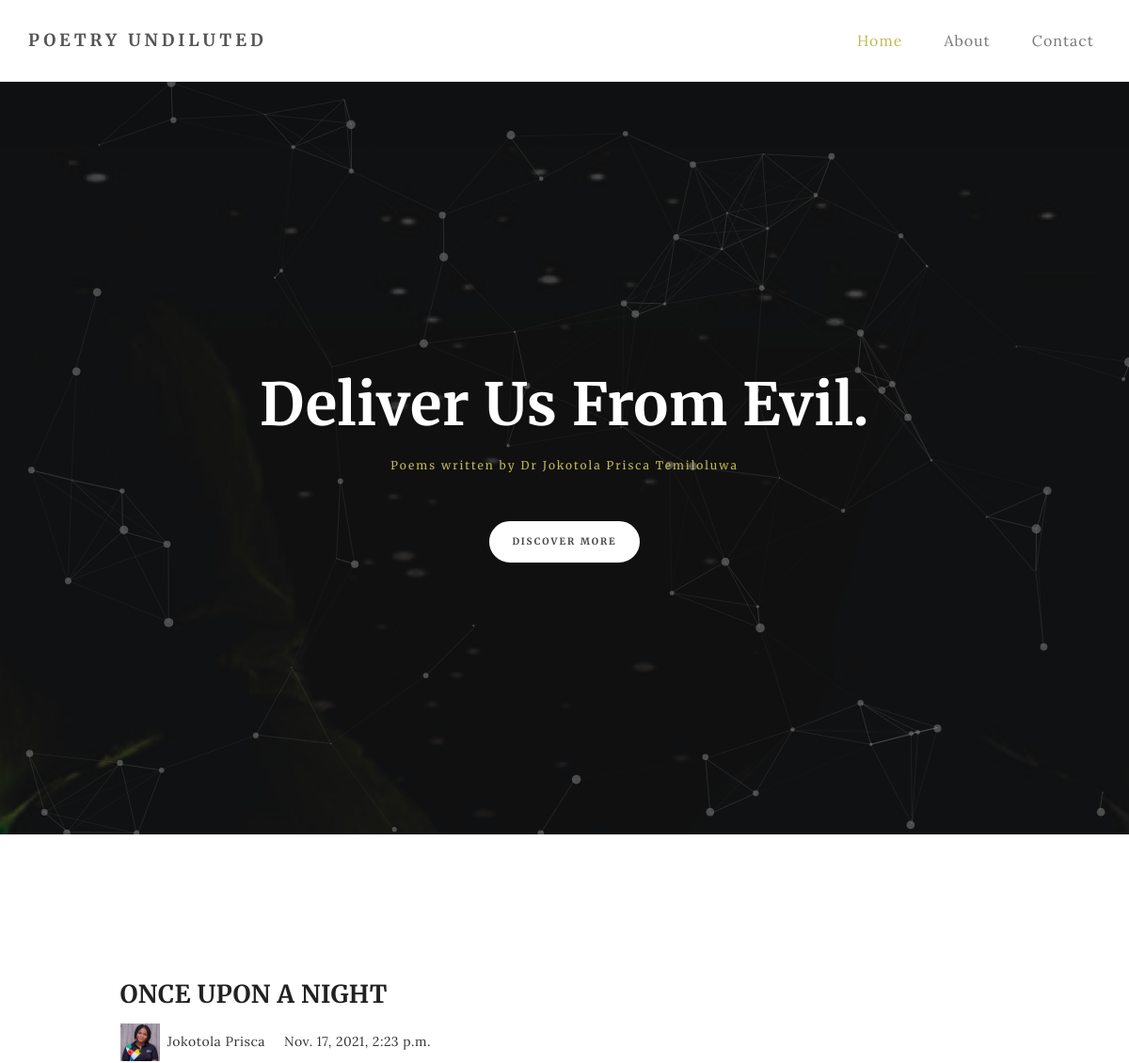
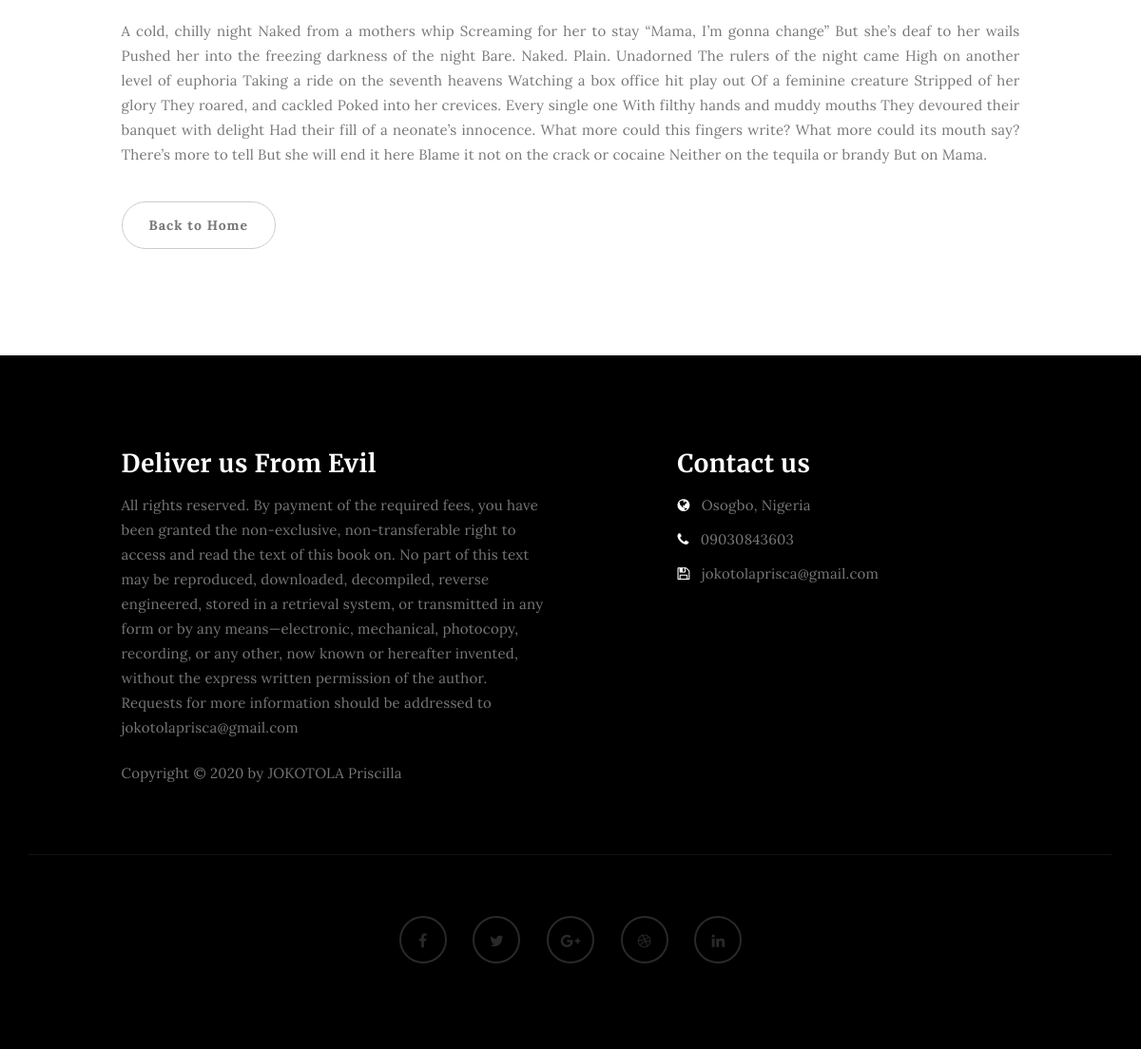
Screenshot of /single_post/2 with the database file from the repository (2 pictures, top to bottom).
### poetry_blog/models.py (models this page shows)
class Blog_Post(models.Model):
    title = models.CharField(max_length=150)
    body = models.CharField(max_length=1000000)
    date_created = models.DateTimeField(default=datetime.now, blank=True)
    blog_images = models.ImageField(blank=True)

### poetry_blog/views.py (the view)
# urls.py: path('single_post/<str:pk>', views.single_post, name='single_post'),
def single_post(request, pk):
    all_posts = Blog_Post.objects.get(id=pk)
    return render(request, 'single_post.html', {'all_posts': all_posts})

### poetry_blog/templates/single_post.html (shortened to what this page needs)
<!DOCTYPE html>
<html lang="en">
<head>
     {% load static %}
<link rel="stylesheet" href='{% static "css/bootstrap.min.css" %}'>
<link rel="stylesheet" href='{% static "css/font-awesome.min.css" %}'>
<link rel="stylesheet" href='{% static "css/style.css" %}'>
</head>
<body>
<div class="navbar navbar-default navbar-static-top" role="navigation">
     <div class="container">
          <div class="navbar-header">
               <a href="index.html" class="navbar-brand">Poetry Undiluted</a>
          </div>
          <div class="collapse navbar-collapse">
               <ul class="nav navbar-nav navbar-right">
                    <li class="active"><a href="">Home</a></li>
                    <li><a href="">About</a></li>
                    <li><a href="">Contact</a></li>
               </ul>
          </div>
  </div>
</div>
<section id="home" class="main-home parallax-section">
     <div id="particles-js"></div>
     <div class="container">
          <div class="row">
               <div class="col-md-12 col-sm-12">
                    <h1>Deliver Us From Evil.</h1>
                    <h4>Poems written by Dr Jokotola Prisca Temiloluwa</h4>
                    <a href="#blog" class="smoothScroll btn btn-default">Discover More</a>
               </div>
          </div>
     </div>
</section>
<section id="blog">
     <div class="container">
          <div class="row">
               <div class="col-md-offset-1 col-md-10 col-sm-12">
                    <div class="blog-post-thumb">
                         <div class="blog-post-image">
                         </div>
                         <div class="blog-post-title">
                              <h3><a href="single_post.html"> {{all_posts.title}} </a></h3>
                         </div>
                         <div class="blog-post-format">
                              <span><a href="#"><img src='{% static "images/author-image1.jpg" class="img-responsive img-circle" %}'> Jokotola Prisca</a></span>
                              <span> {{all_posts.date_created}}</span>
                         </div>
                         <div class="blog-post-des">
                              <p style = 'text-align: justify;' > {{all_posts.body }} </p>
                              <a href="/" class="btn btn-default">Back to Home</a>
                         </div>
                    </div>
                         </div>
                    </div>
               </div>
</section>
<footer>
     <div class="container">
          <div class="row">
               <div class="col-md-5 col-md-offset-1 col-sm-6">
                    <h3>Deliver us From Evil</h3>
                    <p> All rights reserved. By payment of the required fees, you have been granted the non-exclusive, non-transferable right to access and read the text of this book on. No part of this text may be reproduced, downloaded, decompiled, reverse engineered, stored in a retrieval system, or transmitted in any form or by any means—electronic, mechanical, photocopy, recording, or any other, now known or hereafter invented, without the express written permission of the author.
                         <br> Requests for more information should be addressed to jokotolaprisca@gmail.com </p>
                    <div class="footer-copyright">
                         <p>Copyright &copy; 2020 by JOKOTOLA Priscilla</p>
                    </div>
               </div>
               <div class="col-md-4 col-md-offset-1 col-sm-6">
                    <h3>Contact us</h3>
                    <p><i class="fa fa-globe"></i> Osogbo, Nigeria</p>
                    <p><i class="fa fa-phone"></i> 09030843603</p>
                    <p><i class="fa fa-save"></i> jokotolaprisca@gmail.com</p>
               </div>
               <div class="clearfix col-md-12 col-sm-12">
                    <hr>
               </div>
               <div class="col-md-12 col-sm-12">
                    <ul class="social-icon">
                         <li><a href="#" class="fa fa-facebook"></a></li>
                         <li><a href="#" class="fa fa-twitter"></a></li>
                         <li><a href="#" class="fa fa-google-plus"></a></li>
                         <li><a href="#" class="fa fa-dribbble"></a></li>
                         <li><a href="#" class="fa fa-linkedin"></a></li>
                    </ul>
               </div>
          </div>
     </div>
</footer>
</body>
</html>

### poetry_blog/static/css/style.css (style rules this page uses)
body { background: #ffffff; font-family: 'Lora', serif; font-style: normal; font-weight: 300; overflow-x: hidden; }
h1,h2,h3,h4,h5,h6 { font-family: 'Merriweather', serif; font-style: normal; font-weight: bold; letter-spacing: 0.5px; }
h1 { font-size: 62px; padding-bottom: 14px; margin-bottom: 0px; }
h2,h3 { padding-bottom: 6px; }
h3 { font-size: 26px; }
h4 { color: #666; font-size: 12px; font-weight: normal; letter-spacing: 2px; }
p { color: #777; font-size: 15px; font-weight: 300; line-height: 26px; letter-spacing: 0.2px; }
html { -webkit-font-smoothing: antialiased; }
a { color: #4d638c; -webkit-transition: 0.5s; -o-transition: 0.5s; transition: 0.5s; text-decoration: none !important; }
* { -webkit-box-sizing: border-box; -moz-box-sizing: border-box; box-sizing: border-box; }
*:before, *:after { -webkit-box-sizing: border-box; -moz-box-sizing: border-box; box-sizing: border-box; }
#about, #gallery, #contact, #blog, #blog-single-post { padding-top: 60px; padding-bottom: 80px; }
.parallax-section { background-attachment: fixed !important; background-size: cover !important; overflow: hidden; }
.navbar-default { background: #ffffff; margin: 0 !important; padding: 18px 0; }
.navbar-default .navbar-brand { color: #555; font-family: 'Merriweather', serif; font-weight: bold; text-transform: uppercase; letter-spacing: 4px; margin: 0; }
.navbar-default .navbar-nav li a { color: #777; font-size: 16px; letter-spacing: 1px; -webkit-transition: all 0.4s ease-in-out; transition: all 0.4s ease-in-out; padding-right: 22px; padding-left: 22px; }
.navbar-default .navbar-nav li a:hover, .navbar-default .navbar-nav .active > a { color: #bfba55; }
.navbar-default .navbar-nav > .active > a, .navbar-default .navbar-nav > .active > a:hover, .navbar-default .navbar-nav > .active > a:focus { color: #bfba55; background-color: transparent; }
#home { background-size: cover; background-position: center center; color: #ffffff; display: -webkit-box; display: -webkit-flex; display: -ms-flexbox; display: flex; -webkit-box-align: center; -webkit-align-items: center; -ms-flex-align: center; align-items: center; position: relative; text-align: center; }
.main-home { background: url('../images/home-bg.jpg') no-repeat; height: 100vh; }
#particles-js { position: absolute; width: 100%; height: 100vh; top: 0; left: 0; }
#home h4 { color: #bfba55; }
#home .btn { background: #ffffff; border: 2px solid #ffffff; border-radius: 100px; color: #444; font-family: 'Merriweather', serif; font-size: 10px; font-weight: bold; letter-spacing: 2px; text-transform: uppercase; padding: 13px 22px; margin-top: 42px; transition: all 0.4s ease-in-out; }
.blog-post-thumb { border-bottom: 1px solid #f0f0f0; padding-top: 32px; padding-bottom: 62px; margin-bottom: 32px; }
.blog-post-thumb:last-child { border-bottom: 0px; padding-bottom: 32px; margin-bottom: 0px; }
.blog-post-image, .blog-post-video { padding-top: 22px; padding-bottom: 22px; width: 100%; }
.blog-post-title a { color: #222; }
.blog-post-format { padding-bottom: 22px; }
.blog-post-format span { letter-spacing: 0.5px; padding-right: 12px; }
.blog-post-format span a { color: #333; }
.blog-post-format span img { display: inline-block; width: 42px; margin-right: 4px; }
.blog-post-des .btn { border-radius: 100px; color: #777; font-weight: bold; letter-spacing: 1px; padding: 14px 28px; margin-top: 26px; transition: all 0.4s ease-in-out; }
footer { background: #000; color: #ffffff; padding: 80px 0px; position: relative; }
footer .col-md-4 .fa { color: #ffffff; padding-right: 8px; }
footer hr { border-color: #121212; margin-top: 62px; margin-bottom: 42px; }
footer .footer-copyright { padding-top: 12px; }
.social-icon { position: relative; padding: 0; margin: 0; text-align: center; }
.social-icon li { display: inline-block; list-style: none; }
.social-icon li a { border: 2px solid #292929; color: #292929; border-radius: 100px; cursor: pointer; font-size: 16px; text-decoration: none; transition: all 0.4s ease-in-out; width: 50px; height: 50px; line-height: 50px; text-align: center; vertical-align: middle; position: relative; margin: 22px 12px 10px 12px; }

### rows the page displays
Blog_Post: title "ONCE UPON A NIGHT", date_created "Nov. 17, 2021, 2:23 p.m.", body "A cold, chilly night Naked from a mothers whip Screaming for her to stay “Mama, I’m gonna change” But she’s deaf to her wails Pushed her into the freezing darkness of the night Bare. Naked. Plain. Unadorned The rulers of the night came High on another level of euphoria Taking a ride on the seventh heavens Watching a box office hit play out Of a feminine creature Stripped of her glory They roared, and cackled Poked into her crevices. Every single one With filthy hands and muddy mouths They devoured their banquet with delight Had their fill of a neonate’s innocence. What more could this fingers write? What more could its mouth say? There’s more to tell But she will end it here Blame it not on…"
